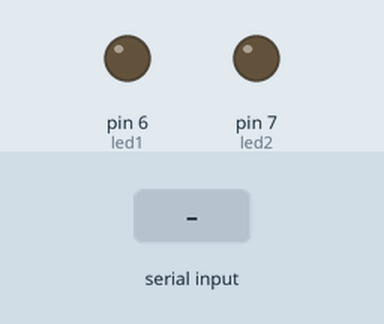
Simulated run of this sketch. Board: Arduino Uno, built with avr-gcc and run on an emulated ATmega328P. On the bench: output pins drawn as LEDs (lit = HIGH). The test bench sets the inputs (shaded band). What the sketch prints to the serial monitor is not drawn.

Above: at 1.2 s.
1.3 s: "1" received over Serial
At 2.2 s:
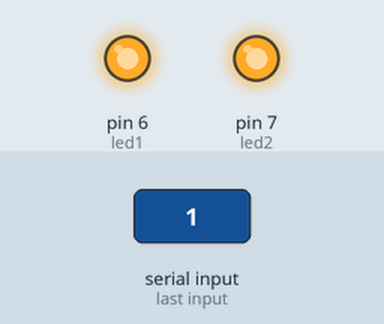
2.8 s: "0" received over Serial
At 3.3 s:
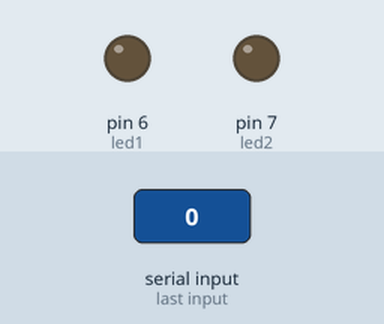
Timing chart, 0 to 5.8 s (numbered marks = the images above; inputs shaded):
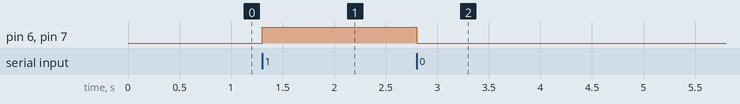

The sketch:

hw2.ino
```cpp
int led1=6;
int led2=7;

void setup() {
pinMode(led1,OUTPUT);
pinMode(led2,OUTPUT);
Serial.begin(9600);
Serial.println("시리얼 통신 시작 2021112030 황지민");


}

void loop() {
if (Serial.available()){
  char a;
  a=Serial.read();
  if(a=='1'){
    digitalWrite(6,HIGH);
    digitalWrite(7,HIGH);
    Serial.println("LED ON");

  }
  if(a=='0'){
    digitalWrite(6,LOW);
    digitalWrite(7,LOW);
    Serial.println("LED OFF");
  }
}

}
```

Measured:
- after the input at 1.3 s, pin 6 (led1), pin 7 (led2): LOW → HIGH at once
- after the input at 2.8 s, pin 6 (led1), pin 7 (led2): HIGH → LOW at once
